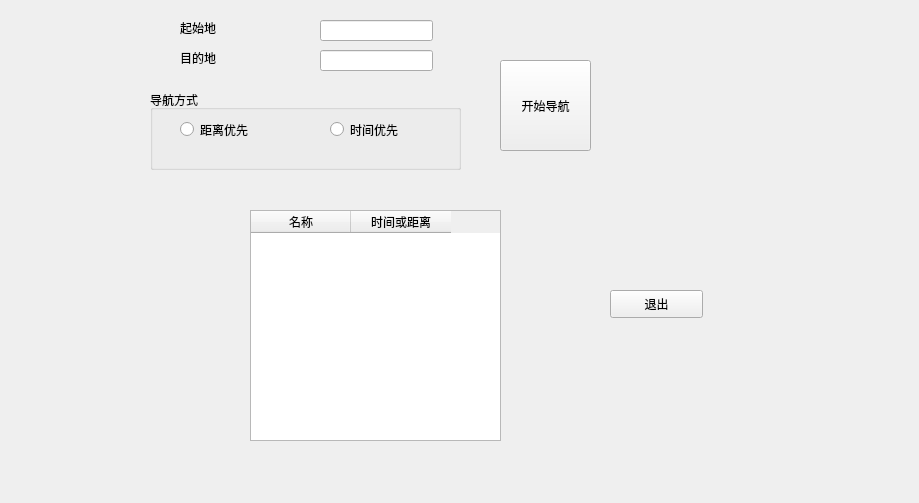
<?xml version="1.0" encoding="UTF-8"?>
<ui version="4.0">
 <class>navigate</class>
 <widget class="QWidget" name="navigate">
  <property name="geometry">
   <rect>
    <x>0</x>
    <y>0</y>
    <width>919</width>
    <height>503</height>
   </rect>
  </property>
  <property name="windowTitle">
   <string>Form</string>
  </property>
  <widget class="QPushButton" name="start">
   <property name="geometry">
    <rect>
     <x>500</x>
     <y>60</y>
     <width>91</width>
     <height>91</height>
    </rect>
   </property>
   <property name="text">
    <string>开始导航</string>
   </property>
  </widget>
  <widget class="QLineEdit" name="dest">
   <property name="geometry">
    <rect>
     <x>320</x>
     <y>50</y>
     <width>113</width>
     <height>21</height>
    </rect>
   </property>
   <property name="text">
    <string/>
   </property>
  </widget>
  <widget class="QGroupBox" name="wayBox">
   <property name="geometry">
    <rect>
     <x>150</x>
     <y>90</y>
     <width>311</width>
     <height>80</height>
    </rect>
   </property>
   <property name="title">
    <string>导航方式</string>
   </property>
   <widget class="QRadioButton" name="distance">
    <property name="geometry">
     <rect>
      <x>30</x>
      <y>30</y>
      <width>115</width>
      <height>19</height>
     </rect>
    </property>
    <property name="text">
     <string>距离优先</string>
    </property>
   </widget>
   <widget class="QRadioButton" name="time">
    <property name="geometry">
     <rect>
      <x>180</x>
      <y>30</y>
      <width>115</width>
      <height>19</height>
     </rect>
    </property>
    <property name="text">
     <string>时间优先</string>
    </property>
   </widget>
  </widget>
  <widget class="QLabel" name="label">
   <property name="geometry">
    <rect>
     <x>180</x>
     <y>50</y>
     <width>72</width>
     <height>15</height>
    </rect>
   </property>
   <property name="text">
    <string>目的地</string>
   </property>
  </widget>
  <widget class="QLineEdit" name="begin">
   <property name="geometry">
    <rect>
     <x>320</x>
     <y>20</y>
     <width>113</width>
     <height>21</height>
    </rect>
   </property>
  </widget>
  <widget class="QLabel" name="label_2">
   <property name="geometry">
    <rect>
     <x>180</x>
     <y>20</y>
     <width>72</width>
     <height>15</height>
    </rect>
   </property>
   <property name="text">
    <string>起始地</string>
   </property>
  </widget>
  <widget class="QTableWidget" name="result">
   <property name="geometry">
    <rect>
     <x>250</x>
     <y>210</y>
     <width>251</width>
     <height>231</height>
    </rect>
   </property>
   <column>
    <property name="text">
     <string>名称</string>
    </property>
   </column>
   <column>
    <property name="text">
     <string>时间或距离</string>
    </property>
   </column>
  </widget>
  <widget class="QPushButton" name="quit">
   <property name="geometry">
    <rect>
     <x>610</x>
     <y>290</y>
     <width>93</width>
     <height>28</height>
    </rect>
   </property>
   <property name="text">
    <string>退出</string>
   </property>
  </widget>
 </widget>
 <resources/>
 <connections/>
</ui>
